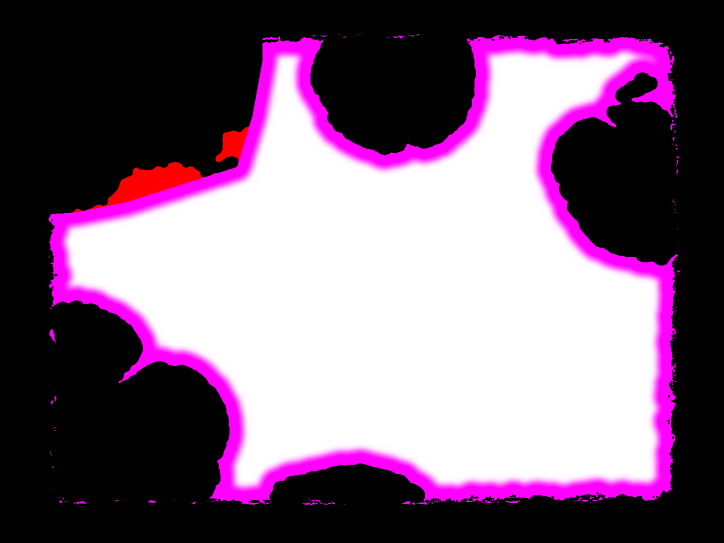
#> input picture src/pieces/koi-pond/assets/water-mask-final.png, 1448 x 1086 px, found by its file name (shown at 1/2 size)
$ python koi-water-sdf.py
#> lines starting #> are read from the running program, lines starting #| are printed output that depends on the picture; after the words box and inside, x2 and y2 are one past the last pixel; in counts of white or black regions, pixels touching at a corner belong together
# Coarse signed distance field of the visible water (water-mask-final.png), in pond px.
#   python3 scripts/koi-water-sdf.py  ->  src/pieces/koi-pond/water-sdf.ts
# > 0 inside open water (distance to nearest pad / lotus / paper edge), < 0 under them.
import numpy as np
from PIL import Image
from scipy.ndimage import distance_transform_edt as edt
W, H, CELL = 800, 600, 10
m = np.array(Image.open("src/pieces/koi-pond/assets/water-mask-final.png").convert("L").resize((W, H), Image.BILINEAR)) > 128
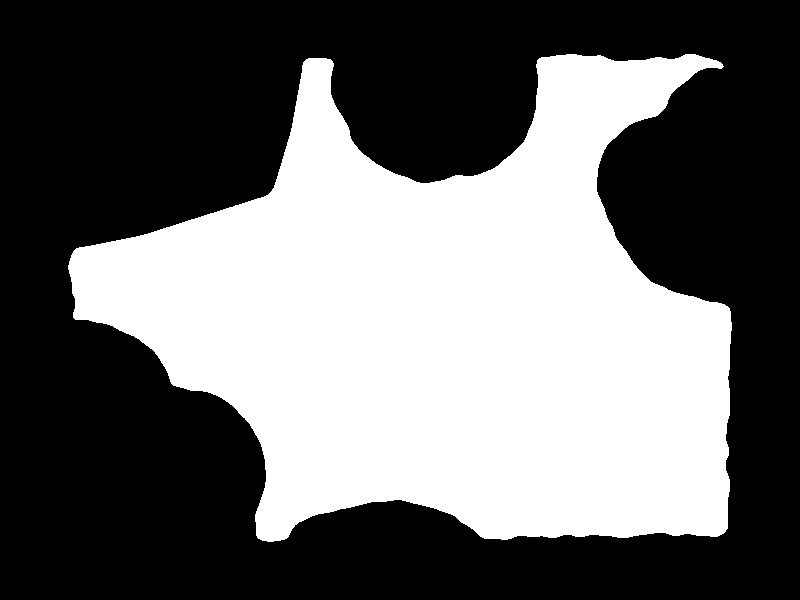
#> m: shape (600, 800) bool; 41.3% white; 1 white region, box (x1, y1, x2, y2) and area: (68, 54, 732, 542) 198463
sdf = edt(m) - edt(~m)
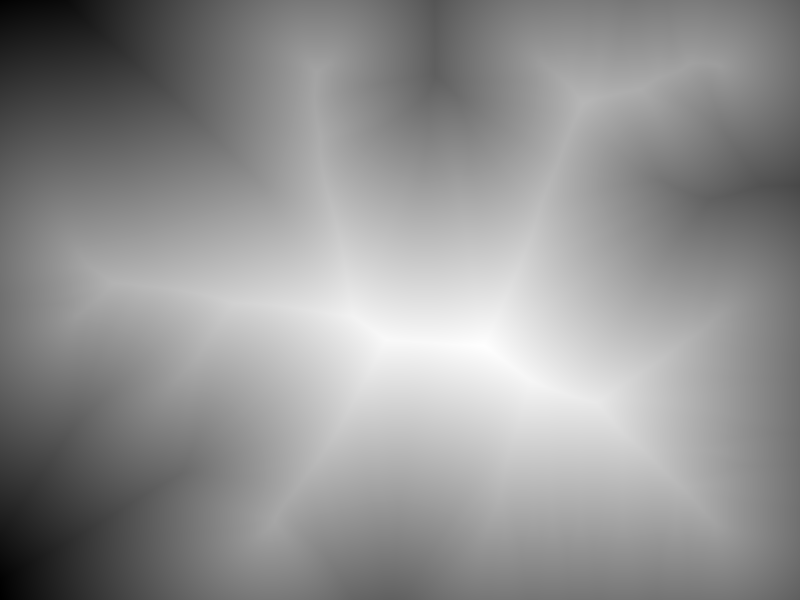
#> sdf: shape (600, 800) float64; min -263.9, max 170.3, mean -15.7; drawn with min black and max white
g = sdf[CELL // 2::CELL, CELL // 2::CELL]
gw, gh = g.shape[1], g.shape[0]
#> gw = 80; gh = 60
vals = np.clip(np.round(g / 2), -127, 127).astype(int).flatten()
#> vals = 4800 values, max 85 at index 2768, min -127 at index 0, mean -7.8
with open("src/pieces/koi-pond/water-sdf.ts", "w") as f:
    f.write("// generated by scripts/koi-water-sdf.py — visible-water signed distance (units of 2px),\n")
    f.write(f"// {gw}x{gh} grid, {CELL}px cells, sampled at cell centres. >0 open water, <0 under pads/lotus/edge.\n")
    f.write(f"export const SDF_W = {gw};\nexport const SDF_H = {gh};\nexport const SDF_CELL = {CELL};\n")
    f.write("export const SDF = new Int8Array([" + ",".join(map(str, vals)) + "]);\n")
print(gw, gh, vals.max()*2, vals.min()*2)
#| 80 60 170 -254
